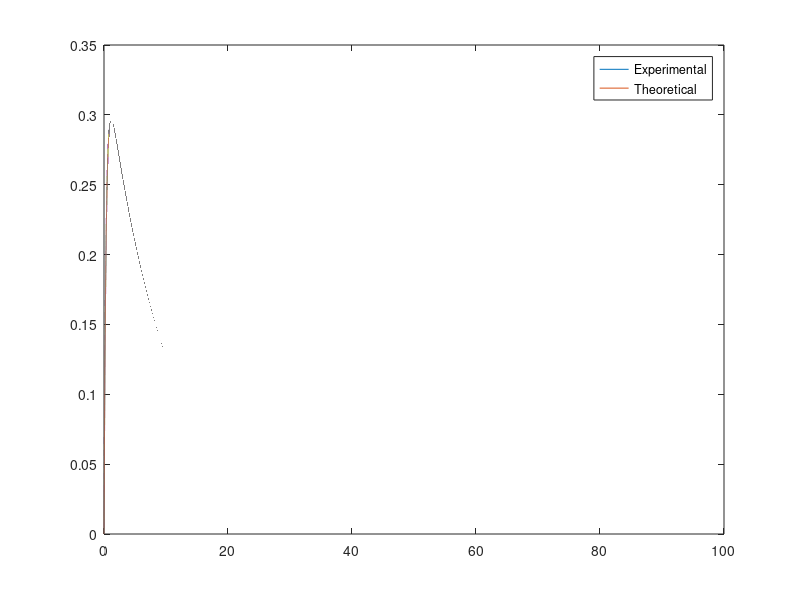

Write the MATLAB code that produced this figure.
A=10;
B=0;
C=0;
rateA=0.1;
rateB=3;
a2b=1;%how many molecule of b created when one molecule of a disintegrates
b2c=1;
time=100;
step_size=0.0001;


B_array=zeros(1,time/step_size);
C_array=zeros(1,time/step_size);
A_array=zeros(1,time/step_size);
time1=zeros(1,time/step_size);
j=1;

for i=0:step_size:time
    A_array(1,j)=A;
    B_array(1,j)=B;
    C_array(1,j)=C;
    time1(1,j)=i;
    j=j+1;
      C=C+b2c*(rateB*B)*step_size;
    B=B+a2b*(rateA*A)*step_size-(rateB*B)*step_size;;  
    A=A-(rateA*A)*step_size;
    
    
end

plot(time1,B_array);
hold on;
eqn=(rateA*10/(rateB-rateA))*(exp(-rateA*time1)-exp(-rateB*time1));
plot(time1,eqn);
%plot(time1,abs(eqn));
legend('Experimental', 'Theoretical');


